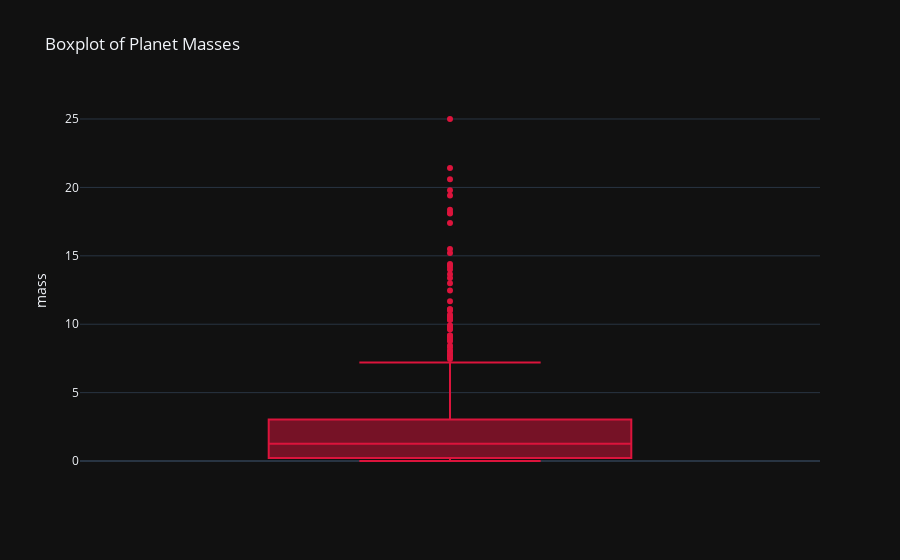

Source (notebook cell):
### Markdown cell above
#### Boxplot of planet masses

### Code cell
fig = px.box(df, y='mass', title='Boxplot of Planet Masses',color_discrete_sequence=['crimson'])
fig.show()

### Figure 1 — Plotly figure (JSON) as saved in the notebook; plotly's stock layout.template omitted (floating-point values rounded to 4 significant figures; data arrays with more than 128 entries replaced by an {"elided": "..."} marker saying what was removed)
{"data": [{"alignmentgroup": "True", "hovertemplate": "mass=%{y}<extra></extra>", "legendgroup": "", "marker": {"color": "crimson"}, "name": "", "notched": false, "offsetgroup": "", "orientation": "v", "showlegend": false, "type": "box", "x0": " ", "xaxis": "x", "y": {"elided": "1035 float values"}, "y0": " ", "yaxis": "y"}], "layout": {"boxmode": "group", "legend": {"tracegroupgap": 0}, "title": {"text": "Boxplot of Planet Masses"}, "xaxis": {"anchor": "y", "domain": [0, 1]}, "yaxis": {"anchor": "x", "domain": [0, 1], "title": {"text": "mass"}}}}
